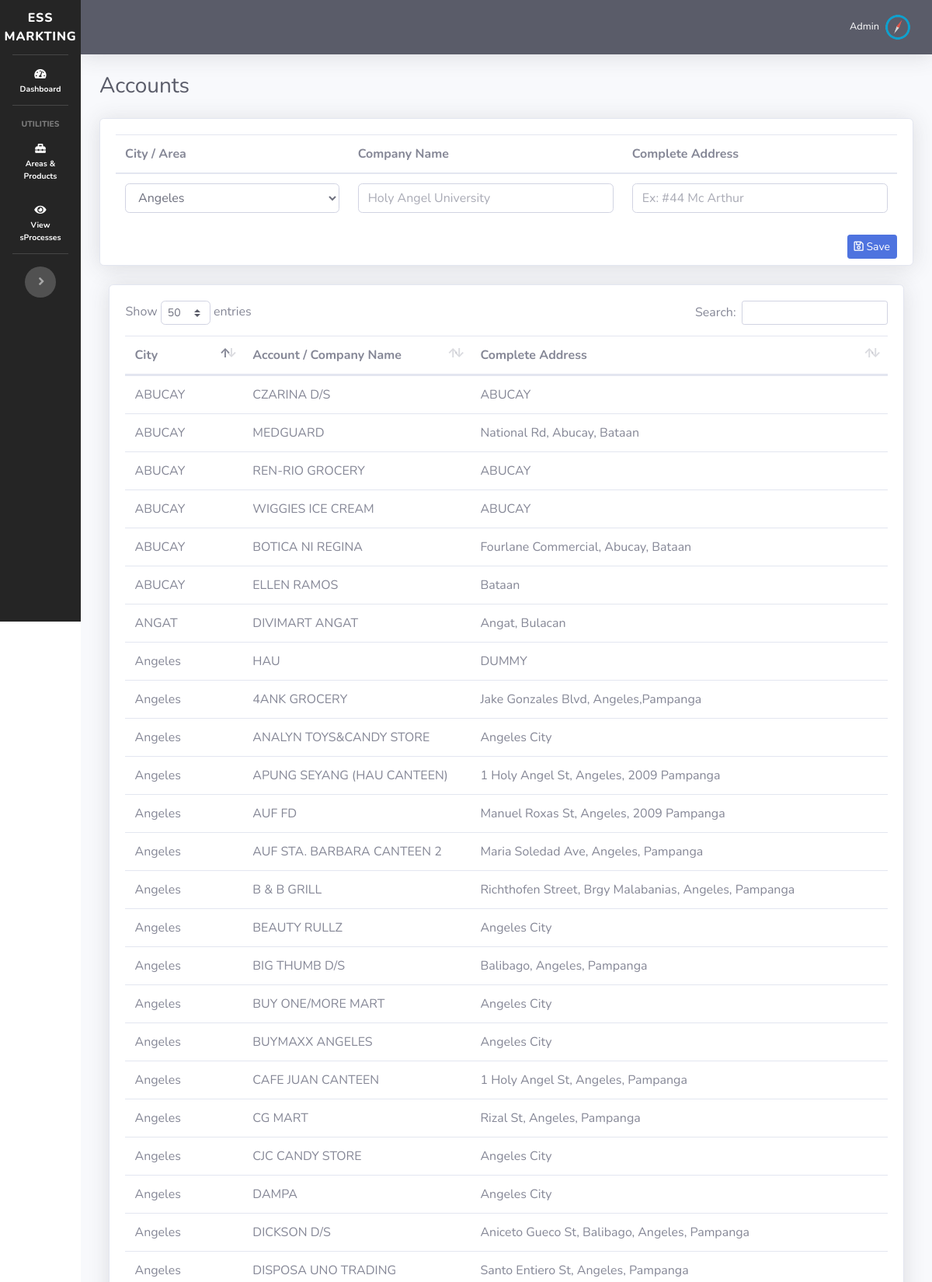
The page /accounts.php (upper part) on the database its author committed.
### tables this page shows
CREATE TABLE `accounts` (
  `id` int(11) NOT NULL,
  `areas` int(11) NOT NULL,
  `account_name` varchar(128) NOT NULL,
  `complete_address` varchar(128) NOT NULL
);

CREATE TABLE `areas` (
  `id` int(11) NOT NULL,
  `province` int(11) NOT NULL,
  `city` varchar(128) NOT NULL
);

### accounts.php (the view, shortened to what this page needs)
<?php
require_once 'dbh.php';
include("sidebar.php");
$getProvinces = $mysqli->query('SELECT * FROM areas') or die ($mysqli->error);
$getAccounts = $mysqli->query('SELECT * FROM accounts acc
JOIN areas a
ON a.id = acc.areas
JOIN province p
ON p.id = a.province') or die ($mysqli->error);
?>
<div id="content-wrapper" class="d-flex flex-column">
    <div id="content">
        <?php
        include("topbar.php");
        ?>
        <div class="container-fluid">
            <div class="d-sm-flex align-items-center justify-content-between mb-4">
                <h1 class="h3 mb-0 text-gray-800">Accounts</h1>
            </div>
            <div class="row">
                <div class="col-lg-12 mb-4">
                    <div class="card shadow mb-4">
                        <form action="process_account.php" method="POST" class="mb-1">
                            <div class="card-body">
                                <table class="table">
                                    <thead>
                                    <tr>
                                        <th>City / Area</th>
                                        <th>Company Name</th>
                                        <th>Complete Address</th>
                                    </tr>
                                    </thead>
                                    <tbody>
                                    <tr>
                                        <td>
                                            <select class="form-control" name="city" required>
                                                <?php while($newProvince=$getProvinces->fetch_assoc()){ ?>
                                                    <option value="<?php echo $newProvince['id']; ?>"><?php echo $newProvince['city']; ?></option>
                                                <?php } ?>
                                            </select>
                                        </td>
                                        <td>
                                            <input type="text" class="form-control" name="company_name" placeholder="Holy Angel University" required>
                                        </td>
                                        <td>
                                            <input type="text" class="form-control" name="complete_address" placeholder="Ex: #44 Mc Arthur" required>
                                        </td>
                                    </tr>
                                    </tbody>
                                </table>
                                <button type="submit" class="btn btn-primary btn-sm mb-1 float-right" name="save_account"><i class="far fa-save"></i> Save</button>
                        </form>
                    </div>
                </div>
                <div class="col-lg-12 mb-4">
                    <div class="card shadow mb-12" style="padding: 2%;">
                        <table class="table" id="accountsDataTable">
                            <thead>
                            <tr>
                                <th>City</th>
                                <th>Account / Company Name</th>
                                <th>Complete Address</th>
                            </tr>
                            </thead>
                            <tbody>
                            <?php while($setAccounts=$getAccounts->fetch_assoc()){ ?>
                                <tr>
                                    <td><?php echo $setAccounts['city']; ?></td>
                                    <td><?php echo $setAccounts['account_name']; ?></td>
                                    <td><?php echo $setAccounts['complete_address']; ?></td>
                                </tr>
                            <?php }?>
                            </tbody>
                        </table>
                    </div>
                </div>
            </div>
        </div>
    </div>
</div>
<?php include("footer.php"); ?>

### sidebar.php (style rules this page uses)
::placeholder { opacity: 0.7 !important; }
body, input, textarea { scroll-behavior: smooth !important; }

### rows shown on the page
accounts: areas.city "Angeles", account_name "HAU", complete_address "DUMMY"
accounts: areas.city "Angeles", account_name "4ANK GROCERY", complete_address "Jake Gonzales Blvd, Angeles,Pampanga"
accounts: areas.city "Angeles", account_name "ANALYN TOYS&CANDY STORE", complete_address "Angeles City"
accounts: areas.city "Angeles", account_name "APUNG SEYANG (HAU CANTEEN)", complete_address "1 Holy Angel St, Angeles, 2009 Pampanga"
accounts: areas.city "Angeles", account_name "AUF FD", complete_address "Manuel Roxas St, Angeles, 2009 Pampanga"
accounts: areas.city "Angeles", account_name "AUF STA. BARBARA CANTEEN 2", complete_address "Maria Soledad Ave, Angeles, Pampanga"
accounts: areas.city "Angeles", account_name "B & B GRILL", complete_address "Richthofen Street, Brgy Malabanias, Angeles, Pampanga"
accounts: areas.city "Angeles", account_name "BEAUTY RULLZ", complete_address "Angeles City"
accounts: areas.city "Angeles", account_name "BIG THUMB D/S", complete_address "Balibago, Angeles, Pampanga"
accounts: areas.city "Angeles", account_name "BUY ONE/MORE MART", complete_address "Angeles City"
accounts: areas.city "Angeles", account_name "BUYMAXX ANGELES", complete_address "Angeles City"
accounts: areas.city "Angeles", account_name "CAFE JUAN CANTEEN", complete_address "1 Holy Angel St, Angeles, Pampanga"
accounts: areas.city "Angeles", account_name "CG MART", complete_address "Rizal St, Angeles, Pampanga"
accounts: areas.city "Angeles", account_name "CJC CANDY STORE", complete_address "Angeles City"
accounts: areas.city "Angeles", account_name "DAMPA", complete_address "Angeles City"
accounts: areas.city "Angeles", account_name "DICKSON D/S", complete_address "Aniceto Gueco St, Balibago, Angeles, Pampanga"
accounts: areas.city "Angeles", account_name "DISPOSA UNO TRADING", complete_address "Santo Entiero St, Angeles, Pampanga"
accounts: areas.city "ANGAT", account_name "DIVIMART ANGAT", complete_address "Angat, Bulacan"
accounts: areas.city "ABUCAY", account_name "CZARINA D/S", complete_address "ABUCAY"
accounts: areas.city "ABUCAY", account_name "MEDGUARD", complete_address "National Rd, Abucay, Bataan"
accounts: areas.city "ABUCAY", account_name "REN-RIO GROCERY", complete_address "ABUCAY"
accounts: areas.city "ABUCAY", account_name "WIGGIES ICE CREAM", complete_address "ABUCAY"
accounts: areas.city "ABUCAY", account_name "BOTICA NI REGINA", complete_address "Fourlane Commercial, Abucay, Bataan"
accounts: areas.city "ABUCAY", account_name "ELLEN RAMOS", complete_address "Bataan"

### other values the page prints
form field city "Angeles"
